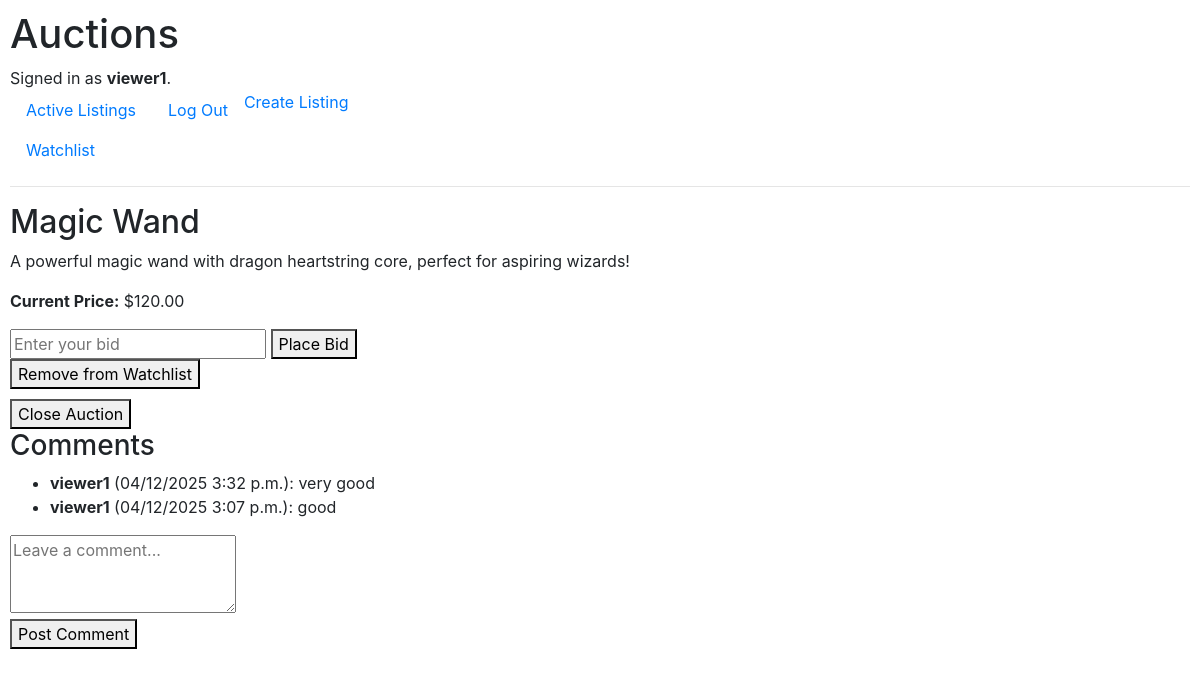
Page /listing/1/ (signed in) on the committed database.
### auctions/models.py (models this page shows, shortened)
class User(AbstractUser):
    pass

class AuctionListing(models.Model):
    title = models.CharField(max_length=100)
    description = models.TextField()
    starting_bid = models.DecimalField(max_digits=10, decimal_places=2)
    image_url = models.URLField(blank=True, null=True)
    category = models.CharField(max_length=64, blank=True, null=True)
    is_active = models.BooleanField(default=True)
    created_by = models.ForeignKey(User, on_delete=models.CASCADE, related_name="listings")
    created_at = models.DateTimeField(auto_now_add=True)

class Bid(models.Model):
    listing = models.ForeignKey(AuctionListing, on_delete=models.CASCADE, related_name="bids")
    bidder = models.ForeignKey(User, on_delete=models.CASCADE)
    bid_amount = models.DecimalField(max_digits=10, decimal_places=2)
    bid_time = models.DateTimeField(auto_now_add=True)

class Comment(models.Model):
    listing = models.ForeignKey(AuctionListing, on_delete=models.CASCADE, related_name="comments")
    commenter = models.ForeignKey(User, on_delete=models.CASCADE)
    comment = models.TextField()
    commented_at = models.DateTimeField(auto_now_add=True)

### auctions/views.py (the view, shortened to what this page needs)
# urls.py: path("listing/<int:listing_id>/", views.listing_view, name="listing"),
def listing_view(request, listing_id):
    listing = get_object_or_404(AuctionListing, id=listing_id)
    current_bid = listing.bids.order_by('-bid_amount').first()
    current_price = current_bid.bid_amount if current_bid else listing.starting_bid
    top_bidder = current_bid.bidder.username if current_bid else None
    comments = listing.comments.all().order_by('-commented_at')
    error = None
    return render(request, "auctions/listing.html", {
        "listing": listing,
        "current_bid": current_price,
        "top_bidder": top_bidder,
        "comments": comments,
        "error": error
    })

### auctions/templates/auctions/listing.html (shortened to what this page needs)
{% extends "auctions/layout.html" %}
{% block body %}
    <h2>{{ listing.title }}</h2>
    <p>{{ listing.description }}</p>
    <p><strong>Current Price:</strong> ${{ current_bid }}</p>
    {% if user.is_authenticated and listing.is_active %}
        <form action="{% url 'listing' listing.id %}" method="post">
            <input type="number" step="0.01" name="bid_amount" placeholder="Enter your bid">
            <button type="submit">Place Bid</button>
        </form>
    {% endif %}
    {% if user.is_authenticated %}
        <form action="{% url 'toggle_watchlist' listing.id %}" method="post" style="margin-bottom: 10px;">
            {% if listing in user.watchlist.all %}
                <button type="submit">Remove from Watchlist</button>
            {% else %}
                <button type="submit">Add to Watchlist</button>
            {% endif %}
        </form>
    {% endif %}
    {% if user == listing.created_by and listing.is_active %}
        <form action="{% url 'close_listing' listing.id %}" method="post">
            <button type="submit">Close Auction</button>
        </form>
    {% endif %}
    <h3>Comments</h3>
    <ul>
        {% for comment in comments %}
            <li><strong>{{ comment.commenter.username }}</strong> ({{ comment.commented_at|date:"SHORT_DATETIME_FORMAT" }}):
                {{ comment.comment }}
            </li>
        {% empty %}
            <li>No comments yet.</li>
        {% endfor %}
    </ul>
    {% if user.is_authenticated %}
        <form action="{% url 'listing' listing.id %}" method="post">
            <textarea name="comment_text" rows="3" placeholder="Leave a comment..." required></textarea><br>
            <button type="submit">Post Comment</button>
        </form>
    {% endif %}
{% endblock %}

### auctions/templates/auctions/layout.html (shortened to what this page needs)
{% load static %}
<!DOCTYPE html>
<html lang="en">
    <head>
        <link rel="stylesheet" href="https://stackpath.bootstrapcdn.com/bootstrap/4.4.1/css/bootstrap.min.css">
        <link href="{% static 'auctions/styles.css' %}" rel="stylesheet">
    </head>
    <body>
        <h1>Auctions</h1>
        <div>
            {% if user.is_authenticated %}
                Signed in as <strong>{{ user.username }}</strong>.
            {% else %}
                Not signed in.
            {% endif %}
        </div>
        <ul class="nav">
            <li class="nav-item">
                <a class="nav-link" href="{% url 'index' %}">Active Listings</a>
                <a class="nav-link" href="{% url 'watchlist' %}">Watchlist</a>
            </li>
            {% if user.is_authenticated %}
                <li class="nav-item">
                    <a class="nav-link" href="{% url 'logout' %}">Log Out</a>
                </li>
            {% endif %}
            {% if user.is_authenticated %}
                    <a href="{% url 'create' %}">Create Listing</a>
            {% endif %}
        </ul>
        <hr>
        {% block body %}
        {% endblock %}
    </body>
</html>

### auctions/static/auctions/styles.css (style rules this page uses)
body { padding: 10px; }

### rows in the picture
User: username "viewer1"
AuctionListing: title "Magic Wand", description "A powerful magic wand with dragon heartstring core, perfect for aspiring wizards!"
Bid: bid_amount "120.00"
Comment: commenter.username "viewer1", commented_at "04/12/2025 3:32 p.m.", comment "very good"
Comment: commenter.username "viewer1", commented_at "04/12/2025 3:07 p.m.", comment "good"
